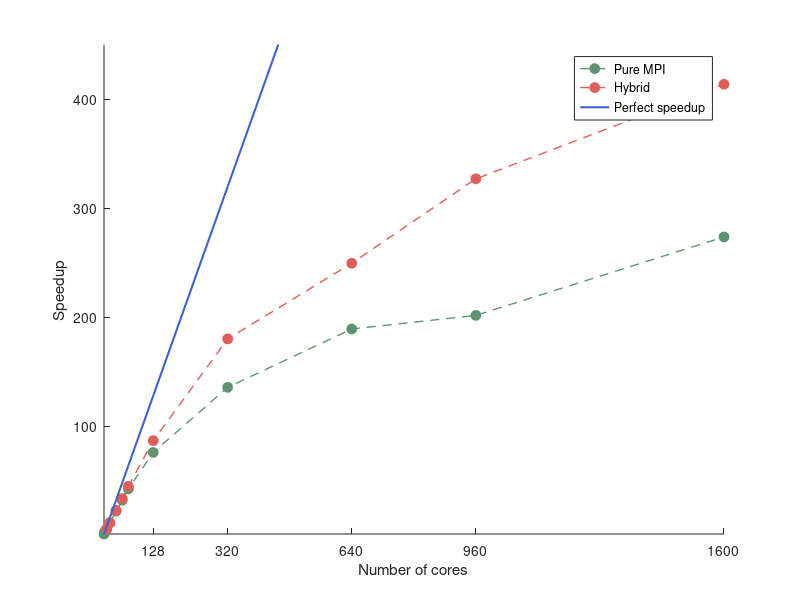
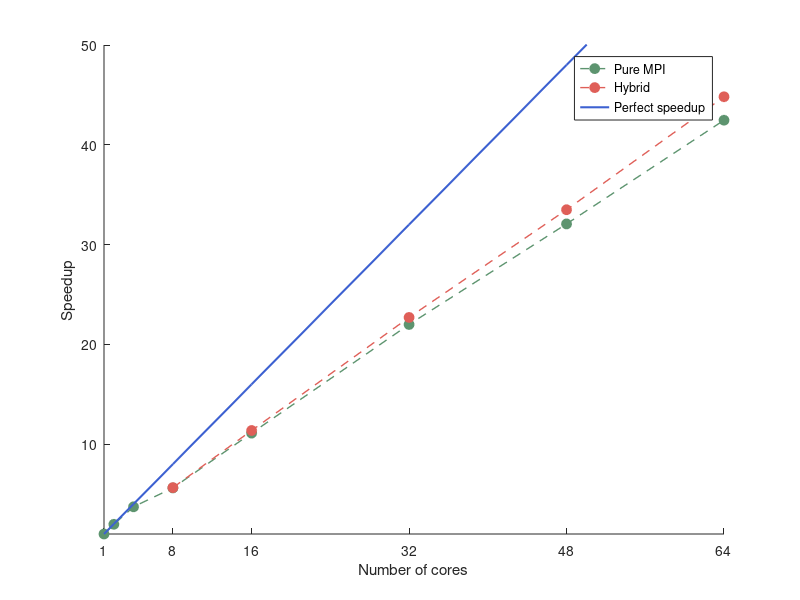

These charts were generated, in order, by the following MATLAB code:
clc; clear all; close all; 

MPI =[
153.30
77.62
41.15
27.29
13.80
6.97
4.78
3.61
2.02
1.13
0.81
0.76
0.56
];

cores_MPI=[
1
2
4
8
16
32
48
64
128
320
640
960
1600
];

Hybrid_16 =[
17.96
17.2500
11.27
8.315
4.128
0.8576
0.5826
0.5267
0.4773
];

Hybrid_8 =[
27.16
13.48
6.7530
4.577
3.421
1.768
0.8509
0.6141
0.4686
0.3703
];

cores_Hybrid=[
8
16
32
48
64
128
320
640
960
1600
];


MPI_sp = MPI(1)./MPI;
Hybrid16_sp = MPI(1)./Hybrid_16;

Hybrid8_sp = MPI(1)./Hybrid_8;

my_green_1 = [93 148 111] ./ 255;
my_green_2 = [87 160 37] ./ 255;

my_blue_1 = [61 97 209] ./ 255;
my_blue_2 = [89 89 224] ./ 255;

my_red_1 = [223 95 88] ./ 255;
my_red_2 = [193 8 23] ./ 255;


TIC_ONE = [ 128 320 640 960 1600];

%FigHandle = figure('Position', [1200, 200, 500, 500]);
FigHandle = figure('Position', [1200, 700, 13*29, 11.5*29]);
hold on; 
plot(cores_MPI,MPI_sp,'--o','Color',my_green_1, 'LineWidth', 1, 'MarkerSize', 7, 'MarkerEdgeColor', my_green_1, 'MarkerFaceColor', my_green_1); 
plot(cores_Hybrid,Hybrid8_sp,'--o','Color',my_red_1, 'LineWidth', 1, 'MarkerSize', 7, 'MarkerEdgeColor', my_red_1, 'MarkerFaceColor', my_red_1); 
plot(cores_MPI,cores_MPI,'Color',my_blue_1 , 'LineWidth', 1.5) 

LEG1 = legend('Pure MPI','Hybrid','Perfect speedup');
xlabel('Number of cores');
ylabel('Speedup');
axis([1,1600,1,450]);
set(gca,'xtick', TIC_ONE);
set(gca,'ytick', [0:100:450]);

TIC_TWO = [ 1 8 16 32 48 64];

theEnd = 8; 
theEnd2 = 5; 

%FigHandle = figure('Position', [1200, 200, 500, 500]);
FigHandle = figure('Position', [1200, 200, 13*29, 11.5*29]);
hold on; 
plot(cores_MPI(1:theEnd),MPI_sp(1:theEnd),'--o','Color',my_green_1, 'LineWidth', 1,'MarkerSize', 7, 'MarkerEdgeColor', my_green_1, 'MarkerFaceColor', my_green_1); 
plot(cores_Hybrid(1:theEnd2),Hybrid8_sp(1:theEnd2),'--o','Color',my_red_1, 'LineWidth', 1, 'MarkerSize', 7, 'MarkerEdgeColor', my_red_1, 'MarkerFaceColor', my_red_1); 
plot(cores_MPI(1:theEnd),cores_MPI(1:theEnd),'Color',my_blue_1 , 'LineWidth', 1.5) 

LEG1 = legend('Pure MPI','Hybrid','Perfect speedup');
xlabel('Number of cores');
ylabel('Speedup');
axis([1,cores_MPI(theEnd),1,50]);
set(gca,'xtick', TIC_TWO);
set(gca,'ytick', [0:10:50]);




%{
set(gcf,'Units','inches');
screenposition = get(gcf,'Position');
set(gcf,...
    'PaperPosition',[0 0 screenposition(3:4)],...
    'PaperSize',[screenposition(3:4)]);
print -dpdf -painters SPE_speedup_2
%}









